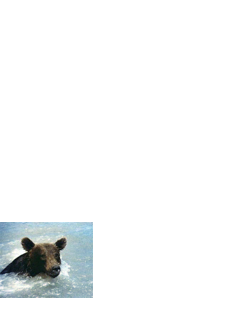
%> input picture source.png, 250 x 333 px
$ octave main.m   (GNU Octave 9; MATLAB toolbox functions it lacks are replaced by stand-ins)
%> lines starting %> are read from the running program, lines starting %| are printed output that depends on the picture
### getG.m
function G = getG(M,N,A,B,m,n)
% This function return gradient vector of specific part
% M,N original image size
% A,B distance to the cut
% m,n cut size
    GR = sparse(M*(N-1),M*N);
    GD = sparse((M-1)*N,M*N);
    for i=A:A+m-1
        for j=B:B+n
            GR(i*(N-1)+j,i*N+j) = 0.5;
            GR(i*(N-1)+j,i*N+j+1) = -0.5;
        end
    end
    for i=A-1:A+m-1
        for j=B+1:B+n
            GD(i*N+j,i*N+j) = 0.5;
            GD(i*N+j,(i+1)*N+j) = -0.5;
        end
    end
    G = [GR',GD'];  %right first
    G = G';

end

### getS.m
function S = getS(M,N,A,B,m,n)
% M,N original image size
% A,B distance to the cut
% m,n cut size
    a = 1:M*N;
    S=sparse(a,a,ones(1,M*N));
    for i=1:m
        for j=1:n
            S(A*N+(i-1)*N+B+j,A*N+(i-1)*N+B+j) = 0;
        end
    end
end

### clearBoundary.m
function gNew = clearBoundary(g,M,N,A,B,m,n)
    for i=0:m-1
        g(A*(N-1)+i*(N-1)+B) = 0;
        g(A*(N-1)+i*(N-1)+B+n) = 0;
    end
    for i=1:n
        g(M*(N-1)+(A-1)*N+B+i) = 0;
        g(M*(N-1)+(A+m-1)*N+B+i) = 0;
    end
    gNew = g;
end

### main.m

% M,N: image size
% A,B: cut distance
% m,n: segment image size

%% example 1
M = 333;
N = 250;
A = 225;
B = 5;
m = 70;
n = 70;
img1 = imread('source.png');
%> img1 is the input picture: size 333x250x3 uint8; mean R, G, B 245.4, 246.8, 247.1
img2 = imread('destination.jpg');
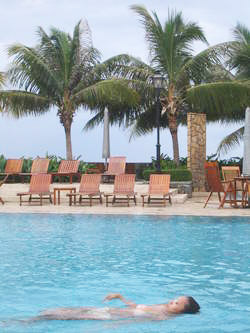
%> input picture destination.jpg, 250 x 333 px
%> img2 is the input picture: size 333x250x3 uint8; mean R, G, B 147, 166.3, 172.4

%% example 2
M = 800;
N = 1280;
A = 270;
B = 900;
m = 350;
n = 300;
img1 = imread('sor2.jpg');
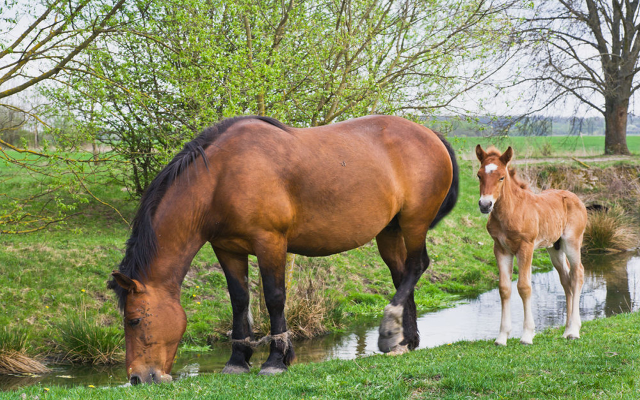
%> input picture sor2.jpg, 1280 x 800 px (shown at 1/2 size)
%> img1 is the input picture: size 800x1280x3 uint8; mean R, G, B 136.9, 138, 97.7
img2 = imread('des2.jpg');
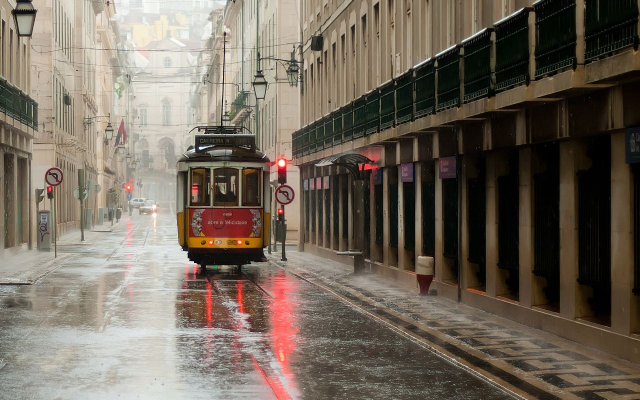
%> input picture des2.jpg, 1280 x 800 px (shown at 1/2 size)
%> img2 is the input picture: size 800x1280x3 uint8; mean R, G, B 114.2, 103.9, 91.7

%% example 3
M = 333;
N = 250;
A = 225;
B = 5;
m = 70;
n = 70;
img1 = imread('source.png');
img2 = imread('des3.jpg');
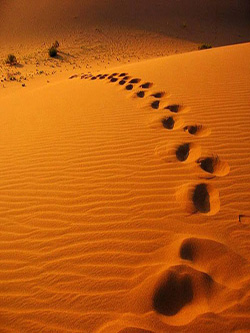
%> input picture des3.jpg, 250 x 333 px
%> img2 is the input picture: size 333x250x3 uint8; mean R, G, B 181.4, 89.3, 16.8

%%
img1 = double(img1)/255;
%> img1: size 333x250x3 double
img2 = double(img2)/255;
%> img2: size 333x250x3 double
img1 = imresize(img1,[M N]);
img2 = imresize(img2,[M N]);
img1_r = img1(:,:,1);
img1_g = img1(:,:,2);
img1_b = img1(:,:,3);
img2_r = img2(:,:,1);
img2_g = img2(:,:,2);
img2_b = img2(:,:,3);
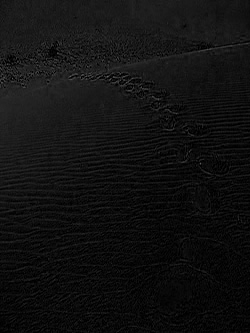
%> img2_b: size 333x250 double; min 0, max 0.404, mean 0.0659

%%
alpha = 0.1;

%%
G = getG(M,N,A,B,m,n);
S = getS(M,N,A,B,m,n);
u_mat = zeros(M,N,3);

%%
for i=1:3
    %calculate gradient
    img1_vector = reshape(img1(:,:,i)',1,M*N);
    img1_vector = img1_vector';
    g = G * img1_vector;
    g = clearBoundary(g,M,N,A,B,m,n);

    img2_vector = reshape(img2(:,:,i)',M*N,1);
    img2_vector = S * img2_vector;

    U = ((G' * G) +alpha * (S' * S))\((G' * g) + alpha * (S' * S * img2_vector));
    u_mat(:,:,i) = vec2mat(U',N);

end
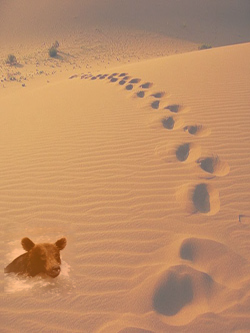
%> u_mat: size 333x250x3 double; mean R, G, B 0.706, 0.342, 0.0554; drawn with min black and max white
%%
imshow(u_mat)
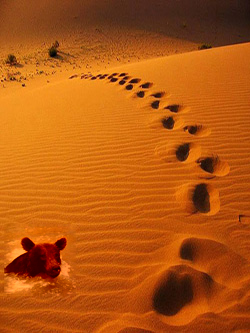
%> displayed picture: size 333x250x3, on the screen's scale of 0 to 255; mean R, G, B 179.8, 87.9, 16.8
%%
